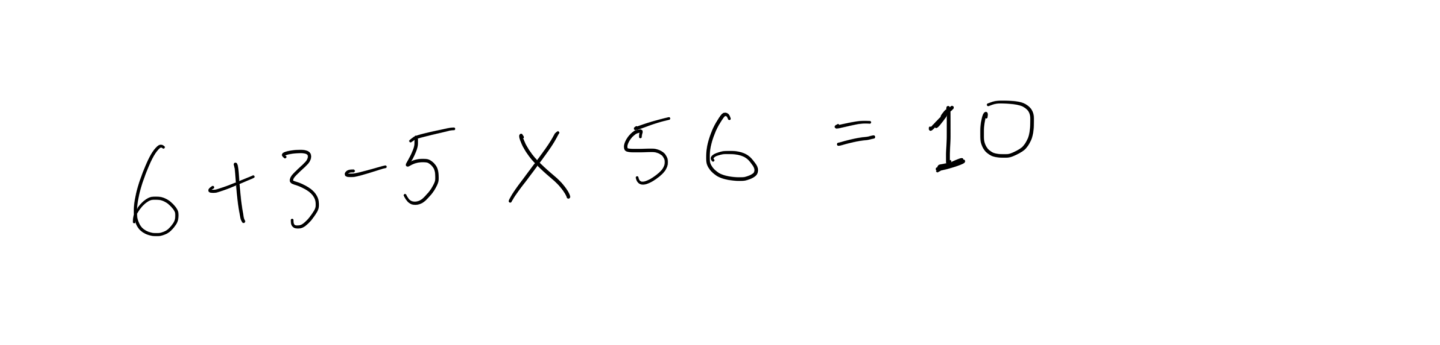
#> input picture equation4.png, 1440 x 345 px
$ jupyter execute image_to_symbols.ipynb
#> lines starting #> are read from the running program, lines starting #| are printed output that depends on the picture; after the words box and inside, x2 and y2 are one past the last pixel; in counts of white or black regions, pixels touching at a corner belong together
[cell 1]
import cv2
import numpy as np
import matplotlib.pyplot as plt

img='equation4.png'
image = cv2.imread(img, 0)
#> image is the input picture: shape (345, 1440); min 0, max 255, mean 252.3

# Apply Gaussian blurring and OTSU thresholding to binarize the image
image = cv2.GaussianBlur(image, (5, 5), 0)
_, binary_image = cv2.threshold(image, 0, 255, cv2.THRESH_BINARY_INV + cv2.THRESH_OTSU)
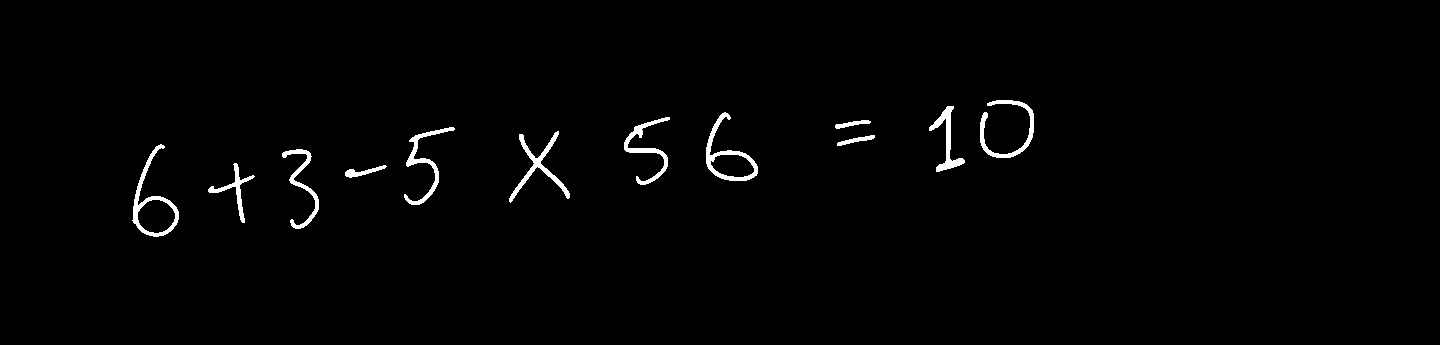
#> binary_image: shape (345, 1440); 1.3% white; 12 white regions

# Find contours of the symbols
contours, hierarchy = cv2.findContours(binary_image, cv2.RETR_CCOMP, cv2.CHAIN_APPROX_SIMPLE)
#> contours = 14 contours; largest, box (x1, y1, x2, y2) and area: (132, 144, 179, 237) 1621, (706, 112, 758, 181) 1386, (137, 199, 176, 234) 974, (710, 154, 755, 178) 769, (509, 131, 570, 203) 614

# Initialize a list to hold the merged contours
merged_contours = []

# Look for the external contours & ignore the child contours
merged_contours = [contour for i, contour in enumerate(contours) if hierarchy[0][i][3] == -1]
#> merged_contours = 12 contours; largest, box (x1, y1, x2, y2) and area: (132, 144, 179, 237) 1621, (706, 112, 758, 181) 1386, (509, 131, 570, 203) 614, (980, 100, 1034, 158) 566, (404, 127, 455, 205) 543

# Sort the contours
sorted_contours = sorted(merged_contours, key=lambda ctr: cv2.boundingRect(ctr)[0])
#> sorted_contours has the same summary as merged_contours

# Function to determine if contours are close enough to be considered as an '=' sign
def contours_are_close(c1, c2):
    x1, _, w1, _ = cv2.boundingRect(c1)
    x2, _, _, _ = cv2.boundingRect(c2)
    return x2 - (x1 + w1) < 10  # contours are close if they are less than 10 pixels apart

# Iterate through contours and merge those that are close enough to form an '=' sign
merged_equals_contours = []
i = 0
while i < len(sorted_contours) - 1:
    c1 = sorted_contours[i]
    c2 = sorted_contours[i + 1]
    if contours_are_close(c1, c2):
        # Create a new contour by enclosing both c1 and c2 in a rectangle
        x, y, w, h = cv2.boundingRect(np.vstack([c1, c2]))
        merged_equals_contours.append(np.array([[[x, y]], [[x + w, y]], [[x + w, y + h]], [[x, y + h]]]))
        i += 2
    else:
        merged_equals_contours.append(c1)
        i += 1
#> this loop made 10 passes
#> (x1 in contours_are_close, w1 in contours_are_close, x2 in contours_are_close, x, y, w, h, i) on pass 9: (835, 36, 837, 835, 120, 40, 26, 10)
#> (x1 in contours_are_close, w1 in contours_are_close, x2 in contours_are_close, i) on passes 1 to 6: (132, 47, 208, 1), (208, 47, 282, 2), (282, 37, 345, 3), (345, 42, 404, 4), (404, 51, 509, 5), (509, 61, 624, 6)
#> after the loop, i = 11; merged_equals_contours = 10 items

if i == len(sorted_contours) - 1:
    merged_equals_contours.append(sorted_contours[i])

symbols = []
for contour in merged_equals_contours:
    x, y, w, h = cv2.boundingRect(contour)
    # adding some margin around symbol
    margin = 5
    symbol = binary_image[y-margin:y+h+margin, x-margin:x+w+margin]
    symbols.append(symbol)
#> this loop made 11 passes
#> (x, y, w, h) on passes 1, 2, 3, 4, 5, 6, 7, 8, 10, 11: (132, 144, 47, 93), (208, 163, 47, 60), (282, 149, 37, 80), (345, 165, 42, 13), (404, 127, 51, 78), (509, 131, 61, 72), (624, 117, 46, 68), (706, 112, 52, 69), (929, 106, 36, 66), (980, 100, 54, 58)
#> (contour, x, y, w, h) on pass 9: ([[835, 120], [875, 120], [875, 146], [835, 146]], 835, 120, 41, 27)
#> pass 1, `symbol = binary_image[y-margin:y+h+margin, x-margin:x+w+margin]`:
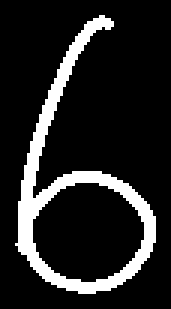
#> symbol: shape (103, 57) (shown 3 times larger); 14% white; 1 white region, box (x1, y1, x2, y2) and area: (5, 5, 52, 98) 820
#> pass 2, `symbol = binary_image[y-margin:y+h+margin, x-margin:x+w+margin]`:
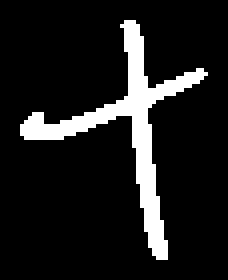
#> symbol: shape (70, 57) (shown 4 times larger); 11.3% white; 1 white region, box (x1, y1, x2, y2) and area: (5, 5, 52, 65) 452
#> pass 3, `symbol = binary_image[y-margin:y+h+margin, x-margin:x+w+margin]`:
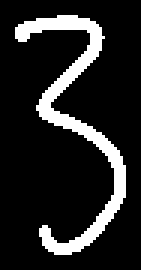
#> symbol: shape (90, 47) (shown 3 times larger); 14.3% white; 1 white region, box (x1, y1, x2, y2) and area: (5, 5, 42, 85) 604
#> after the loop, symbols = 11 items


plt.figure(figsize=(10, 2))
for i, symbol in enumerate(symbols):
    plt.subplot(1, len(symbols), i+1)
    plt.imshow(symbol, cmap='gray')
    plt.axis('off')
#> this loop made 11 passes
plt.tight_layout()
plt.show()
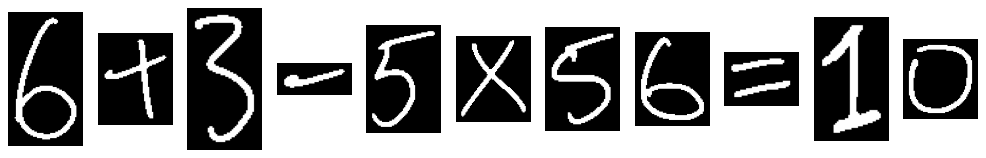
#> figure drawn by matplotlib, 11 panels

$ run again, with equation9.png copied over equation4.png
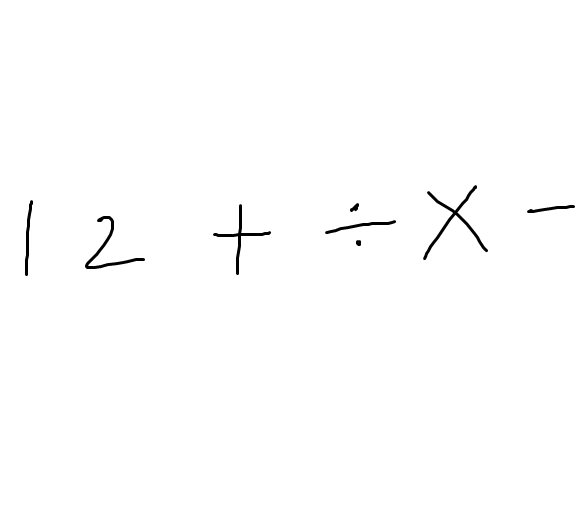
#> input picture equation9.png, 582 x 510 px
#> image is the input picture: shape (510, 582); min 0, max 255, mean 253.3
#> `_, binary_image = cv2.threshold(image, 0, 255, cv2.THRESH_BINARY_INV +..`:
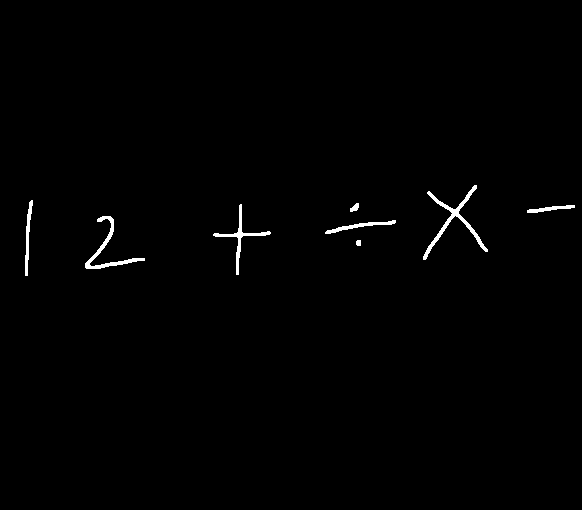
#> binary_image: shape (510, 582); 0.78% white; 8 white regions
#> contours = 8 contours, 1 with area under 20; largest, box (x1, y1, x2, y2) and area: (423, 185, 488, 260) 520, (85, 216, 145, 269) 367, (213, 204, 271, 275) 293, (325, 220, 396, 234) 186, (25, 200, 33, 276) 176, (527, 205, 575, 213) 124, (350, 203, 359, 212) 38
#> merged_contours has the same summary as contours
#> sorted_contours has the same summary as contours
#> the loop `while i < len(sorted_contours) - 1:` made 6 passes
#> (x1 in contours_are_close, w1 in contours_are_close, x2 in contours_are_close, x, y, w, h, i) on pass 4: (325, 71, 350, 325, 203, 71, 31, 5)
#> after the loop `while i < len(sorted_contours) - 1:`: i = 7; merged_equals_contours = 6 items
#> the loop `for contour in merged_equals_contours:` made 7 passes
#> (x, y, w, h) on passes 1, 2, 3, 5, 6, 7: (25, 200, 8, 76), (85, 216, 60, 53), (213, 204, 58, 71), (356, 240, 5, 6), (423, 185, 65, 75), (527, 205, 48, 8)
#> pass 3, `symbol = binary_image[y-margin:y+h+margin, x-margin:x+w+margin]`:
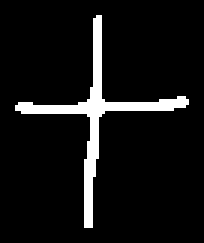
#> symbol: shape (81, 68) (shown 3 times larger); 7.5% white; 1 white region, box (x1, y1, x2, y2) and area: (5, 5, 63, 76) 414
#> after the loop `for contour in merged_equals_contours:`: symbols = 7 items
#> the loop `for i, symbol in enumerate(symbols):` made 7 passes
